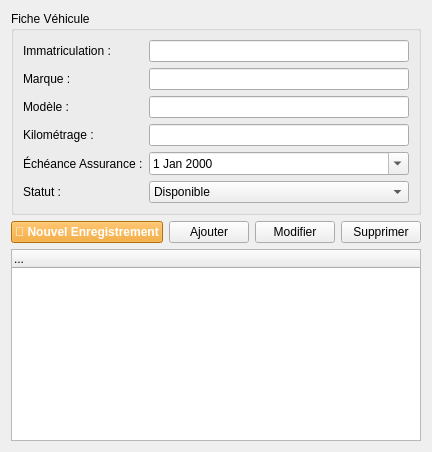
<?xml version="1.0" encoding="UTF-8"?>
<ui version="4.0">
 <class>GestionVehicule</class>
 <widget class="QWidget" name="GestionVehicule">
  <layout class="QVBoxLayout" name="mainLayout">
   <item>
    <widget class="QGroupBox" name="formGroup">
     <property name="title"><string>Fiche Véhicule</string></property>
     <layout class="QFormLayout" name="formLayout">
      <item row="0" column="0"><widget class="QLabel" name="label_immat"><property name="text"><string>Immatriculation :</string></property></widget></item>
      <item row="0" column="1"><widget class="QLineEdit" name="input_immat"/></item>
      <item row="1" column="0"><widget class="QLabel" name="label_marque"><property name="text"><string>Marque :</string></property></widget></item>
      <item row="1" column="1"><widget class="QLineEdit" name="input_marque"/></item>
      <item row="2" column="0"><widget class="QLabel" name="label_modele"><property name="text"><string>Modèle :</string></property></widget></item>
      <item row="2" column="1"><widget class="QLineEdit" name="input_modele"/></item>
      <item row="3" column="0"><widget class="QLabel" name="label_km"><property name="text"><string>Kilométrage :</string></property></widget></item>
      <item row="3" column="1"><widget class="QLineEdit" name="input_kilometrage"/></item>
      <item row="4" column="0"><widget class="QLabel" name="label_assurance"><property name="text"><string>Échéance Assurance :</string></property></widget></item>
      <item row="4" column="1"><widget class="QDateEdit" name="input_assurance"><property name="calendarPopup"><bool>true</bool></property></widget></item>
      <item row="5" column="0"><widget class="QLabel" name="label_statut"><property name="text"><string>Statut :</string></property></widget></item>
      <item row="5" column="1">
       <widget class="QComboBox" name="combo_statut">
        <item><property name="text"><string>Disponible</string></property></item>
        <item><property name="text"><string>En location</string></property></item>
        <item><property name="text"><string>En réparation</string></property></item>
       </widget>
      </item>
     </layout>
    </widget>
   </item>
   <item>
    <layout class="QHBoxLayout" name="buttonLayout">
     <item><widget class="QPushButton" name="btn_nouveau"><property name="text"><string>🔄 Nouvel Enregistrement</string></property><property name="styleSheet"><string>background-color: #f39c12; color: white; font-weight: bold;</string></property></widget></item>
     <item><widget class="QPushButton" name="btn_ajouter"><property name="text"><string>Ajouter</string></property></widget></item>
     <item><widget class="QPushButton" name="btn_modifier"><property name="text"><string>Modifier</string></property></widget></item>
     <item><widget class="QPushButton" name="btn_supprimer"><property name="text"><string>Supprimer</string></property></widget></item>
    </layout>
   </item>
   <item><widget class="QTreeWidget" name="tableVehicules"><column><property name="text"><string>...</string></property></column></widget></item>
  </layout>
 </widget>
</ui>
